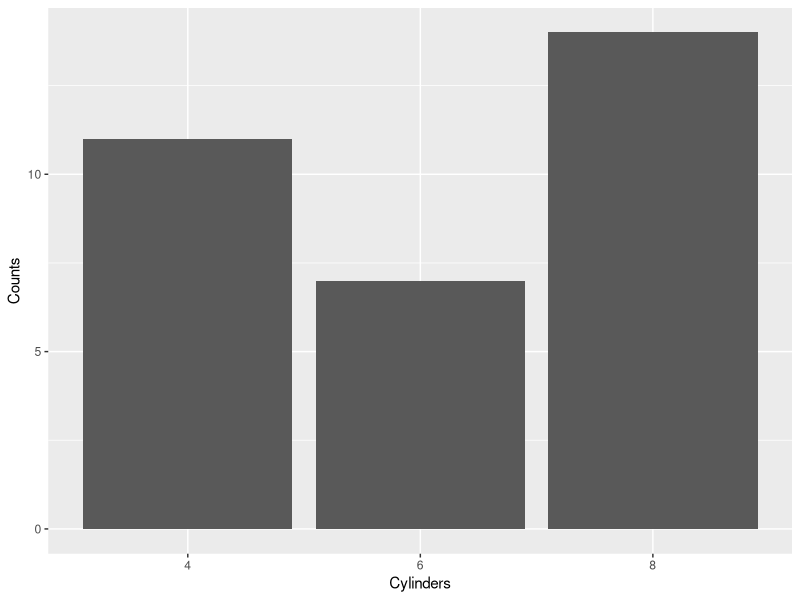
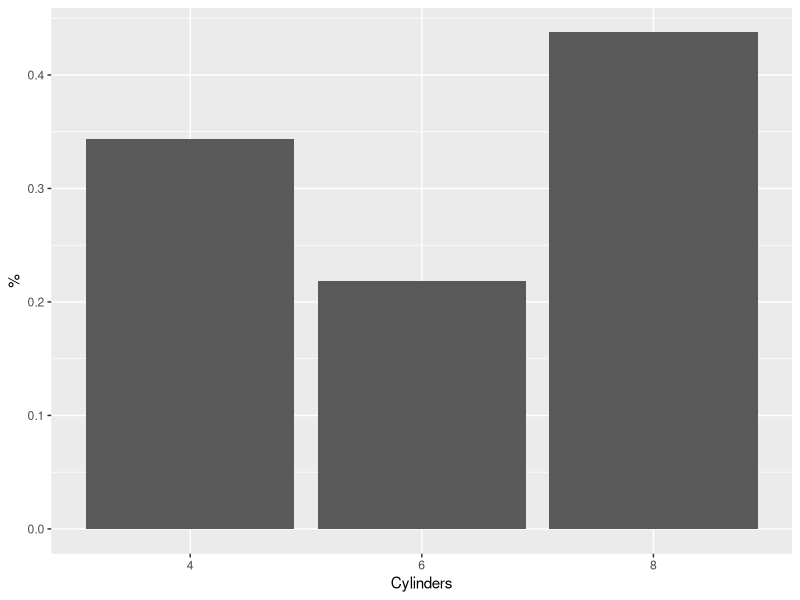
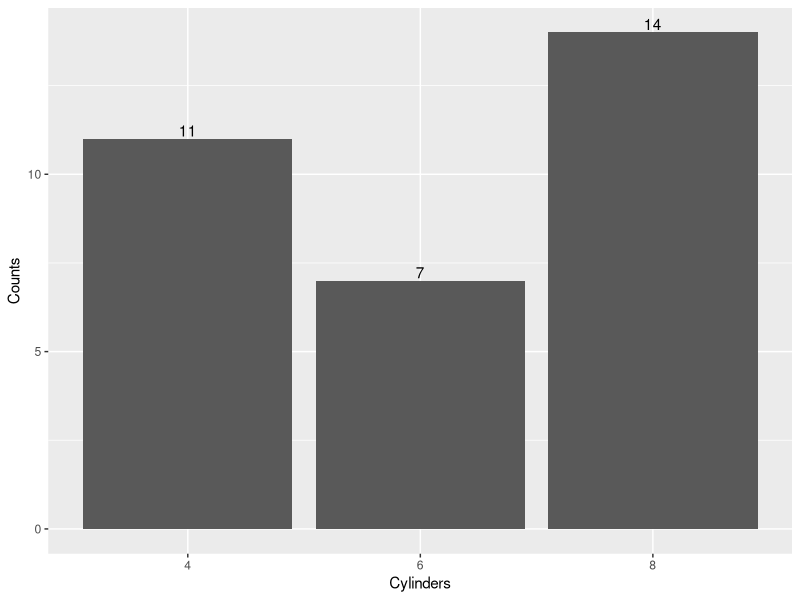
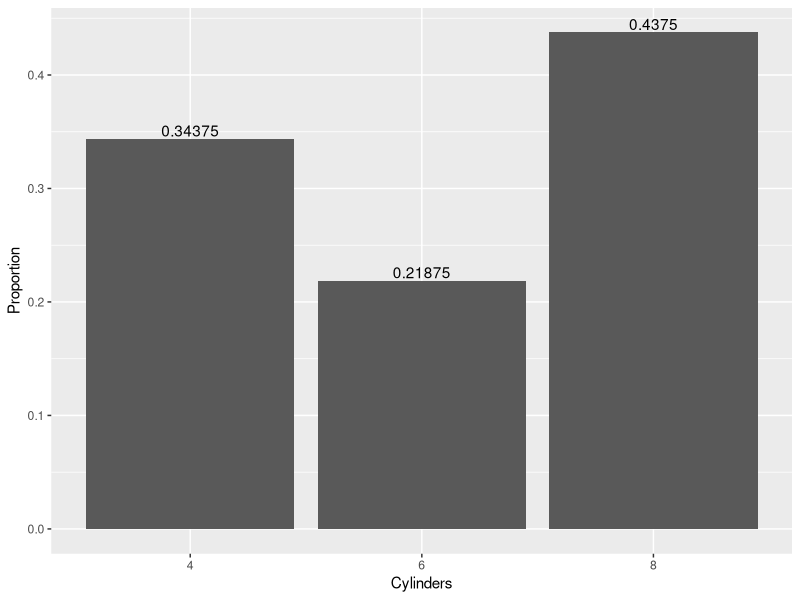
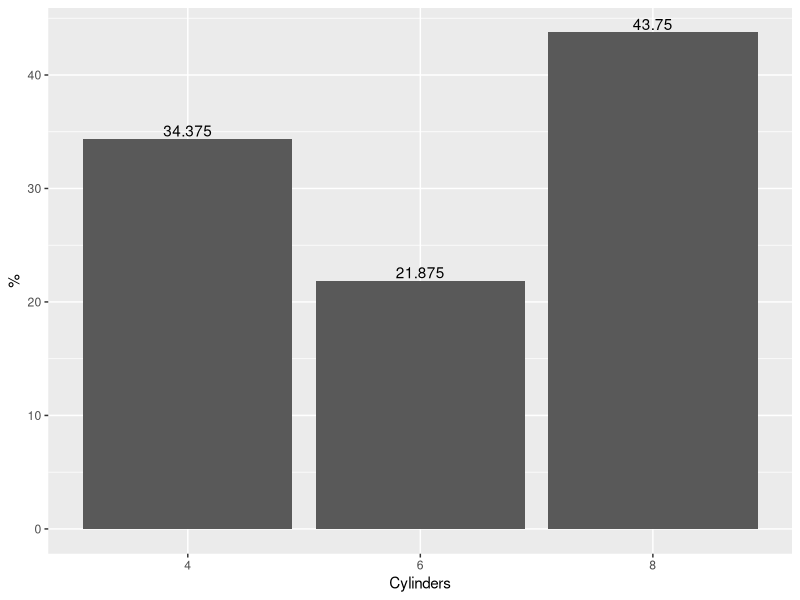
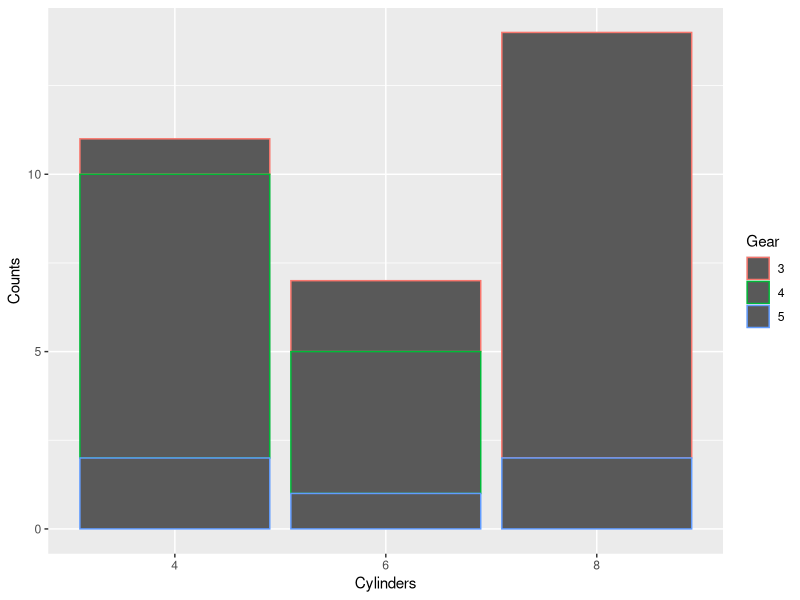
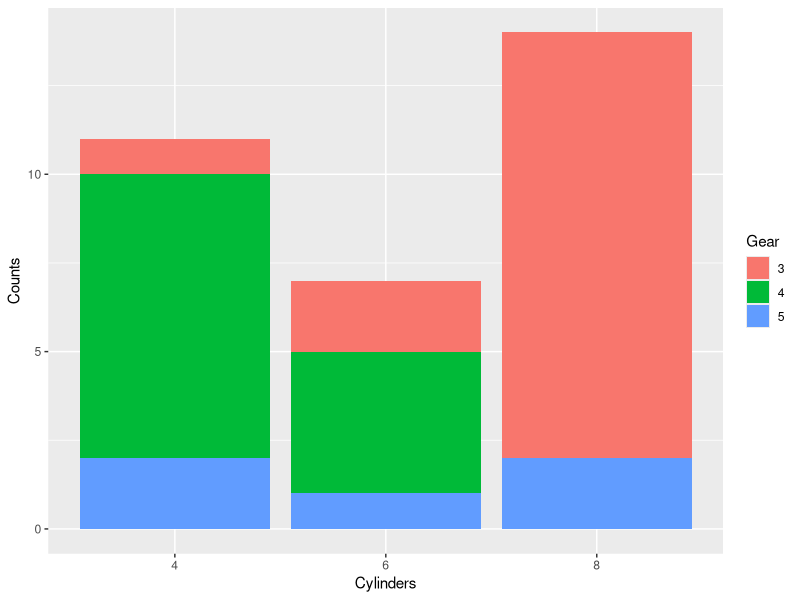
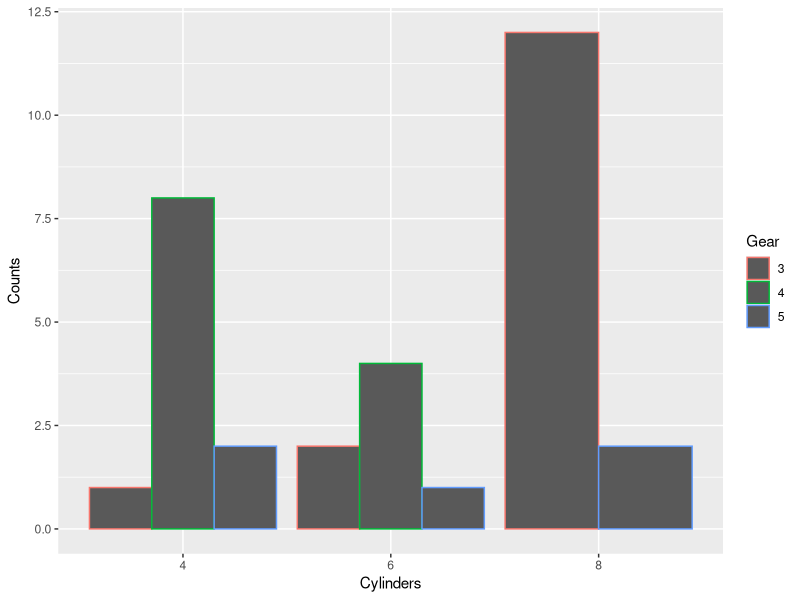

The R script that drew these images, in order:
#--------------------------------------------#
#  Some graphics with the {ggplot2} package  #
#      Author: Jose M. Sanchez-Santos        #
#--------------------------------------------#


# Install and load the package ----
if (!requireNamespace("ggplot2", quietly = TRUE))
  install.packages("ggplot2")
library(ggplot2)

# Data used for the examples -> mtcars

# Observations:
# - Arguments "colour" and "col" are identical.
# - Arguments "colour", "fill", "shape"... go inside aes() function if they refer to 
#   variables of the dataframe.


#-----------------------------------#
#  Qualitative variables / factors  # ----
#-----------------------------------#

## Barplot ("x" is a factor, "y" is not necessary unless we want percentages) ----
ggplot(data = mtcars) + geom_bar(aes(x = factor(cyl))) + labs(x = "Cylinders", y = "Counts")

# Percentages (group = 1)
ggplot(data = mtcars) +
  geom_bar(aes(x = factor(cyl), y = stat(prop), group = 1)) + 
  labs(x = "Cylinders", y = "%")

# Add count/proportion/percentage labels (stat = 'count')
ggplot(data = mtcars, aes(x = factor(cyl), y = stat(count))) + 
  geom_bar() + labs(x = "Cylinders", y = "Counts") +
  geom_text(stat = 'count', aes(label = stat(count)), vjust = -0.2)

ggplot(data = mtcars, aes(x = factor(cyl), y = stat(prop), group = 1)) + 
  geom_bar() + labs(x = "Cylinders", y = "Proportion") +
  geom_text(stat = 'count', vjust = -0.2,
            aes(label = stat(prop), group = 1))

ggplot(data = mtcars, aes(x = factor(cyl), y = 100*stat(prop), group = 1)) + 
  geom_bar() + labs(x = "Cylinders", y = "%") +
  geom_text(stat = 'count', vjust = -0.2,
            aes(label = 100*stat(prop), group = 1))


# For 2 variables -> Stacked (by default)
# colour
ggplot(data = mtcars) + geom_bar(aes(x = factor(cyl), colour = factor(gear))) + 
  labs(x = "Cylinders", y = "Counts", colour = "Gear")
# fill
ggplot(data = mtcars) + geom_bar(aes(x = factor(cyl), fill = factor(gear))) +
  labs(x = "Cylinders", y = "Counts", fill = "Gear")

# For 2 variables -> Grouped (position="dodge") (colour o fill)
# colour
ggplot(data = mtcars) + geom_bar(aes(x = factor(cyl), colour = factor(gear)), position = "dodge") +
  labs(x = "Cylinders", y = "Counts", colour = "Gear")
# fill
ggplot(data = mtcars) + geom_bar(aes(x = factor(cyl), fill = factor(gear)), position = "dodge") + 
  labs(x = "Cylinders", y = "Counts", fill = "Gear")

# Add count labels
ggplot(data = mtcars, aes(x = factor(cyl), fill = factor(gear))) + geom_bar(position = "dodge") + 
  labs(x = "Cylinders", y = "Counts", fill = "Gear") +
  geom_text(stat = 'count', aes(label = stat(count)),
            position = position_dodge(width = 0.9), vjust = -0.2)

# Add percentage labels
ggplot(data = mtcars, aes(x = factor(cyl), y = 100*(..prop..), fill = factor(gear))) +
  geom_bar(position = "dodge", aes(group = factor(gear))) + 
  labs(x = "Cylinders", y = "%", fill = "Gear") +
  geom_text(stat = 'count', aes(label = round(100*stat(prop),2), group = factor(gear)),
            position = position_dodge(width = 0.9), vjust = -0.2)


## Pie chart (it is a "circular" barplot, leaving the variable x empty) ----
ggplot(data = mtcars) + geom_bar(aes(x = "", fill = factor(cyl))) + coord_polar(theta = "y") + 
  labs(x = "", y = "", fill = "Cylinders")

# To add percentages create a dataframe with table() for Counts and Percentages
Cyl <- levels(factor(mtcars$cyl))  # categories
Freq <- as.numeric(table(mtcars$cyl))  # Counts
Perc <- as.numeric(100*table(mtcars$cyl)/sum(table(mtcars$cyl)))  # Percentages
dftemp <- data.frame(Cyl, Freq, Perc)
ggplot(data = dftemp, aes(x = "", y = Freq, fill = Cyl)) + 
  geom_bar(width = 1, position = "stack", stat = "identity") + labs(fill = "Cylinders") + 
  labs(x = "", y = "") + geom_text(aes(label = paste0(Freq, "\n (", round(Perc, 3), "%)")), col = "white",
            position = position_stack(vjust = 0.5), size = 5) + coord_polar(theta = "y") +
  theme(axis.text.x = element_blank(), axis.ticks = element_blank(), panel.grid  = element_blank())
  # configure arguments of theme() to delete axis and ticks


#----------------------------------------------#
#  Ordinal / Numeric / Quantitative Variables  # ----
#----------------------------------------------#

## Sequence (a single variable with respect to indices 1,2,3 ...) ----
# points
ggplot(data = mtcars) + geom_point(aes(seq_along(mpg), mpg))
# points & lines
ggplot(data = mtcars, aes(seq_along(mpg), mpg)) + geom_line() + geom_point()
# two sequences
ggplot(data = mtcars, aes(x = seq_along(mpg))) + geom_line(aes(y = mpg, col = "mpg")) + 
  geom_point(aes(y = mpg, col = "mpg")) + geom_line(aes(y = wt, col = "wt")) + 
  geom_point(aes(y = wt, col = "wt")) + ylab('') + xlab('Index') + labs(col = "Variable") +
  scale_colour_manual(values = c("red", "green"))


## Histogram (function I() is to put colors as is) ----
ggplot(data = mtcars) + geom_histogram(aes(x = mpg), bins = 10, fill = I("white"), colour = I("black")) +
  labs(title = "Histogram", x = "Miles per gallon", y = "Counts")
# with percentages
ggplot(data = mtcars) + geom_histogram(aes(x = mpg, stat(density)), bins = 10, fill = I("white"),  
                                       colour = I("black")) +
  labs(title = "Histogram", x = "Miles per gallon", y = "Density")
# by a factor -> "colour" or "fill" go inside aes()
ggplot(data = mtcars) + geom_histogram(aes(x = mpg, colour = factor(am)), bins = 10, fill = I("white")) +
  labs(title = "Histogram", x = "Miles per gallon", y = "Counts", colour = "am")
# overlaid with transparency
ggplot(data = mtcars, aes(x = mpg, fill = factor(am))) + geom_histogram(bins = 10, alpha = .5, 
                                                                        position = "identity") +
  labs(title = "Histograms", x = "Miles per gallon", y = "Counts", fill = "am")


## Scatterplot ----
ggplot(data = mtcars) + geom_point(aes(x = mpg, y = wt), colour = I("red")) +
  labs(title = "Scatterplot", x = "Miles per gallon", y = "Weight")
# by the scale of a variable
ggplot(data = mtcars) + geom_point(aes(x = mpg, y = wt, col = cyl)) +
  labs(title = "Scatterplot", x = "Miles per gallon", y = "Weight", col = "Cylinders")
# by a factor
ggplot(data = mtcars) + geom_point(aes(x = mpg, y = wt, col = factor(cyl))) +
  labs(title = "Scatterplot", x = "Miles per gallon", y = "Weight", col = "Cylinders")
# with lines
ggplot(data = mtcars, aes(x = mpg, y = wt, col = factor(cyl))) + geom_point() + geom_line() +
  labs(title = "Scatterplot with lines", x = "Miles per gallon", y = "Weight", col = "Cylinders")
# with smoothed means and confidence regions
ggplot(data = mtcars, aes(x = mpg, y = wt, col = factor(cyl))) + geom_point() + 
  geom_smooth(method = "loess") +
  labs(title = "Scatterplot with smoothed means and confidence regions", x = "Miles per gallon", 
       y = "Weight", col = "Cylinders")
# by size of another numerical variable (size = ...)
ggplot(data = mtcars) + geom_point(aes(x = mpg, y = wt, size = hp), col = I("red")) +
  labs(title = "Scatterplot with size", x = "Miles per gallon", y = "Weight", size = "hp")
# with symbols for a factor (shape = ...)
ggplot(data = mtcars) + geom_point(aes(x = mpg, y = wt, shape = factor(cyl)), col = I("green")) +
  labs(title = "Scatterplot with symbols", x = "Miles per gallon", y = "Weight", shape = "Cylinders")
# symbols & colours
ggplot(data = mtcars) + geom_point(aes(x = mpg, y = wt, col = factor(cyl), shape = factor(cyl))) +
  labs(title = "Scatterplot with symbols and colours", x = "Miles per gallon", y = "Weight", 
       shape = "Cylinders", col = "Cylinders")
# symbols, colours & size
ggplot(data = mtcars) + geom_point(aes(x = mpg, y = wt, col = factor(cyl), shape = factor(cyl)), size = 5) +
  labs(title = "Scatterplot with symbols, colours & size", x = "Miles per gallon", y = "Weight", 
       shape = "Cylinders", col = "Cylinders")


## Boxplot (variable goes inside aes(y = ...)) ----
ggplot(data = mtcars) + geom_boxplot(aes(y = mpg), width = 0.5) + labs(title = "Boxplot")

# by groups (the grouping variable goes in aes(x = ...))
ggplot(data = mtcars) + geom_boxplot(aes(x = factor(cyl), y = mpg), width = 0.5) + 
  labs(title = "Boxplot", x = "Cylinders")
# by groups & colours
ggplot(data = mtcars) + geom_boxplot(aes(x = factor(cyl), y = mpg, fill = factor(cyl))) + 
  labs(title = "Boxplot", x = "", fill = "Cylinders", y = "Miles per gallon")
# by two grouping variables
ggplot(data = mtcars) + geom_boxplot(aes(x = factor(cyl), y = mpg, fill = factor(cyl), col = factor(am))) + 
  labs(title = "Boxplot", x = "", fill = "Cylinders", y = "Miles per gallon", col = "Transmission")
# multiple columns/variables of a dataframe (stack or melt the dataframe)
ggplot(data = stack(mtcars[,-(3:4)]), aes(x = ind, y = values)) + geom_boxplot() + labs(title = "Boxplot of vars")
ggplot(data = reshape2::melt(mtcars[,-(3:4)]), aes(x = variable, y = value)) + geom_boxplot() + labs(title = "Boxplot of vars")

## Violin Plot (x empty, put the variable in y) ----
ggplot(data = mtcars) + geom_violin(aes(x = "", y = mpg)) + labs(title = "Violin plot", x = "")
# not trimmed
ggplot(data = mtcars) + geom_violin(aes(x = "", y = mpg), trim = F) + 
  labs(title = "Violin plot", x = "")
# by groups
ggplot(data = mtcars) + geom_violin(aes(x = factor(cyl), y = mpg), trim = F) + 
  labs(title = "Violin plot", x = "Cylinders")
# by groups with colors
ggplot(data = mtcars) + geom_violin(aes(x = factor(cyl), y = mpg, fill = factor(cyl)), trim = F) + 
  labs(title = "Violin plot", x = "", fill = "Cylinders")
# with points
ggplot(data = mtcars) + geom_violin(aes(x = factor(cyl), y = mpg, fill = factor(cyl)), trim = F) + 
  labs(title = "Violin plot", x = "", fill = "Cylinders") +
  geom_point(aes(x = factor(cyl), y = mpg, fill = factor(cyl)))
# with jitter
ggplot(data = mtcars) + geom_violin(aes(x = factor(cyl), y = mpg, fill = factor(cyl)), trim = F) + 
  labs(title = "Violin plot", x = "", fill = "Cylinders") +
  geom_jitter(aes(x = factor(cyl), y = mpg, fill = factor(cyl)),
              height = 0, width = 0.1)


## Dotplot ----
ggplot(data = mtcars) + geom_dotplot(aes(x = mpg)) + labs(title = "Dotplot", x = "Miles per gallon")
# centered
ggplot(data = mtcars) + geom_dotplot(aes(x = mpg), stackdir = "center", binwidth = 1.2) + 
  labs(title = "Dotplot", x = "Miles per gallon")
# vertical & centered (put x = 1 and binaxis = "y")
ggplot(data = mtcars) + geom_dotplot(aes(x = 1, y = mpg), binaxis = "y", stackdir = "center") + 
  labs(title = "Dotplot", y = "Miles per gallon")
# vertical & centered, separating the points
ggplot(data = mtcars) + geom_dotplot(aes(x = 1, y = mpg), binaxis = "y", stackdir = "center", stackratio = 1.5) + 
  labs(title = "Dotplot", y = "Miles per gallon")
# by groups
ggplot(data = mtcars) + geom_dotplot(aes(x = factor(cyl), y = mpg, fill = factor(cyl)), binaxis = "y", 
                                     stackdir = "center", stackratio = 1.5) + 
  labs(title = "Dotplot", x = "", y = "Miles per gallon", fill = "Cylinders")
# dotplot + violinplot & colours
ggplot(data = mtcars, aes(x = factor(cyl), y = mpg)) + geom_violin(aes(fill = factor(cyl)), trim = F) +
  geom_dotplot(binaxis = "y", stackdir = "center", stackratio = 1.5) + 
  labs(title = "Violin + Dotplot", x = "", y = "Miles per gallon", fill = "Cylinders")


## Density plot ----
ggplot(data = mtcars) + geom_density(aes(x = mpg), fill = I("aquamarine2")) +
  labs(title = "Density", x = "Miles per gallon")
# add transparency
ggplot(data = mtcars) + geom_density(aes(x = mpg), fill = I("aquamarine2"), alpha = 0.4) + xlim(0, 40) +
  labs(title = "Density", x = "Miles per gallon")
# by groups without fill
ggplot(data = mtcars) + geom_density(aes(x = mpg, col = factor(am))) + xlim(0, 45) +
  labs(title = "Density", x = "Miles per gallon", col = "Transmission")
# by groups with fill and transparency
ggplot(data = mtcars) + geom_density(aes(x = mpg, fill = factor(am), linetype = factor(am)), alpha = 0.4) + 
  xlim(0, 45) + labs(title = "Density", x = "Miles per gallon", fill = "Transmission", linetype = "Transmission")
# by groups with fill and transparency, changing legend values
ggplot(data = mtcars) + geom_density(aes(x = mpg, fill = factor(am), linetype = factor(am)), 
                                     alpha = 0.4) + xlim(0, 45) +
  labs(title = "Density", x = "Miles per gallon", fill = "Transmission", linetype = "Transmission") +
  scale_fill_discrete(name = "Transmission", labels = c("Automatic", "Manual")) +
  scale_linetype_discrete(name = "Transmission", labels = c("Automatic", "Manual"))


## Plot separated by factors (facet_grid() ----
# with a formula factor1~factor2 
ggplot(data = mtcars, aes(x = hp, y = mpg, shape = factor(am), colour = factor(am))) +
  facet_grid(gear ~ cyl) + geom_point() +
  scale_shape_discrete(name = "Transmission", labels = c("Automatic", "Manual")) +
  scale_colour_discrete(name = "Transmission", labels = c("Automatic", "Manual"))
# with rows = vars()
ggplot(data = mtcars, aes(x = hp, y = mpg, shape = factor(am), colour = factor(am))) +
  facet_grid(rows = vars(gear)) + geom_line()
# with cols = vars()
ggplot(data = mtcars, aes(x = hp, y = mpg, shape = factor(am), colour = factor(am))) +
  facet_grid(cols = vars(cyl)) + geom_point()
# with boxplots by a factor
ggplot(data = mtcars, aes(x = factor(vs), y = mpg, shape = factor(am), colour = factor(am))) +
  facet_grid(cols = vars(cyl)) + geom_boxplot()
# grid by 2+ factors
ggplot(data = mtcars, aes(x = hp, y = mpg, shape = factor(am), colour = factor(am))) +
  facet_grid(vs + am ~ gear, margins = "vs") + geom_point()


# Different plots in the same layout (grid.arrange() from {gridExtra} ) ----
if (!requireNamespace("gridExtra", quietly = TRUE))
  install.packages("gridExtra")
library(gridExtra)
# generate the different plots
g1 <- ggplot(data = mtcars) + geom_bar(aes(x = factor(cyl), fill = factor(gear)), position = "dodge") + 
  labs(x = "Cylinders", y = "Counts", fill = "Gear", title = "Barplot")

g2 <- ggplot(data = mtcars) + geom_bar(aes(x = "", fill = factor(cyl))) + coord_polar(theta = "y") + 
  labs(x = "", y = "", fill = "Cylinders", title = "Piechart")

g3 <- ggplot(data = mtcars, aes(x = mpg, fill = factor(am))) + geom_histogram(bins = 10, alpha = .5, 
                                                                              position = "identity") +
  labs(title = "Histogram", x = "Miles per gallon", y = "Counts", fill = "am")

g4 <- ggplot(data = mtcars) + geom_point(aes(x = mpg, y = wt, col = factor(cyl), 
                                             shape = factor(cyl)), size = 5) +
  labs(title = "Scatterplot", x = "Miles per gallon", y = "Weight", shape = "Cylinders", col = "Cylinders")

g5 <- ggplot(data = mtcars) + geom_boxplot(aes(x = factor(cyl), y = mpg, fill = factor(cyl))) + 
  labs(title = "Boxplot", x = "", fill = "Cylinders", y = "Miles per gallon")

g6 <- ggplot(data = mtcars, aes(x = factor(cyl), y = mpg)) + 
  geom_violin(aes(fill = factor(cyl)), trim = F) +
  geom_dotplot(binaxis = "y", stackdir = "center", stackratio = 1.5) + 
  labs(title = "Violin + Dotplot", x = "", y = "Miles per gallon", fill = "Cylinders")

g7 <- ggplot(data = mtcars) + geom_density(aes(x = mpg, fill = factor(am), linetype = factor(am)), 
                                           alpha = 0.4) + xlim(0, 45) +
  labs(title = "Density", x = "Miles per gallon", fill = "Transmission", linetype = "Transmission")

g8 <- ggplot(data = mtcars, aes(x = hp, y = mpg, shape = factor(am), colour = factor(am))) + 
  facet_grid(cols = vars(cyl)) + geom_point() + labs(title = "Grid")

g9 <- ggplot() + annotate("text", label = "(c) JMSS 2019", size = 12, x = 4, y = 25) + theme_bw() +
  theme(panel.grid.major = element_blank(), panel.grid.minor = element_blank(), 
        axis.title.x = element_blank(), axis.text.x = element_blank(), axis.ticks.x = element_blank(), 
        axis.title.y = element_blank(), axis.text.y = element_blank(), axis.ticks.y = element_blank())

grid.arrange(g1, g2, g3, g4, g5, g6, g7, g8, g9, ncol = 3)
